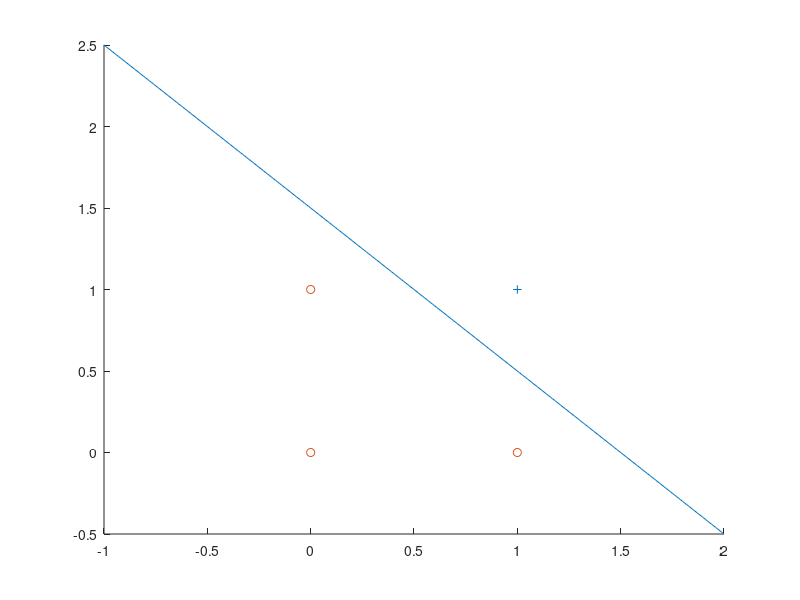

Source code (MATLAB):
scatter(1, 1, '+');
hold on;

x = [0, 0, 1];
y = [0, 1, 0];
scatter(x, y);
hold on;

x = -1:0.01:2;
y = -x + 1.5;
plot(x, y);
hold on;